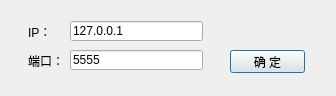
<?xml version="1.0" encoding="UTF-8"?>
<ui version="4.0">
 <class>TcpClient</class>
 <widget class="QDialog" name="TcpClient">
  <property name="geometry">
   <rect>
    <x>0</x>
    <y>0</y>
    <width>336</width>
    <height>96</height>
   </rect>
  </property>
  <property name="windowTitle">
   <string>Dialog</string>
  </property>
  <widget class="QLabel" name="label_2">
   <property name="geometry">
    <rect>
     <x>28</x>
     <y>49</y>
     <width>36</width>
     <height>23</height>
    </rect>
   </property>
   <property name="text">
    <string>端口：</string>
   </property>
  </widget>
  <widget class="QLabel" name="label">
   <property name="geometry">
    <rect>
     <x>28</x>
     <y>20</y>
     <width>36</width>
     <height>23</height>
    </rect>
   </property>
   <property name="text">
    <string>IP：</string>
   </property>
  </widget>
  <widget class="QLineEdit" name="clientIPlineEdit">
   <property name="geometry">
    <rect>
     <x>70</x>
     <y>21</y>
     <width>133</width>
     <height>20</height>
    </rect>
   </property>
   <property name="text">
    <string>127.0.0.1</string>
   </property>
  </widget>
  <widget class="QLineEdit" name="clientPortlineEdit">
   <property name="geometry">
    <rect>
     <x>70</x>
     <y>50</y>
     <width>133</width>
     <height>20</height>
    </rect>
   </property>
   <property name="text">
    <string>5555</string>
   </property>
  </widget>
  <widget class="QPushButton" name="OKpushButton">
   <property name="geometry">
    <rect>
     <x>230</x>
     <y>50</y>
     <width>75</width>
     <height>23</height>
    </rect>
   </property>
   <property name="text">
    <string>确 定</string>
   </property>
  </widget>
 </widget>
 <resources/>
 <connections/>
</ui>
